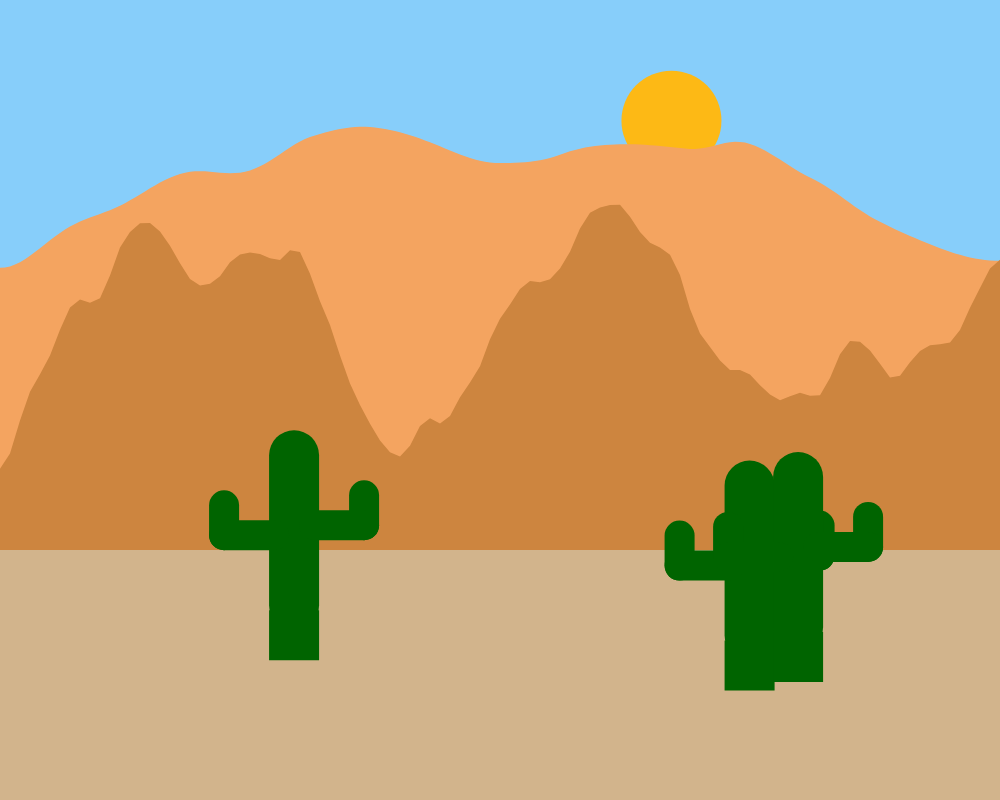
Frame 1 (no input)
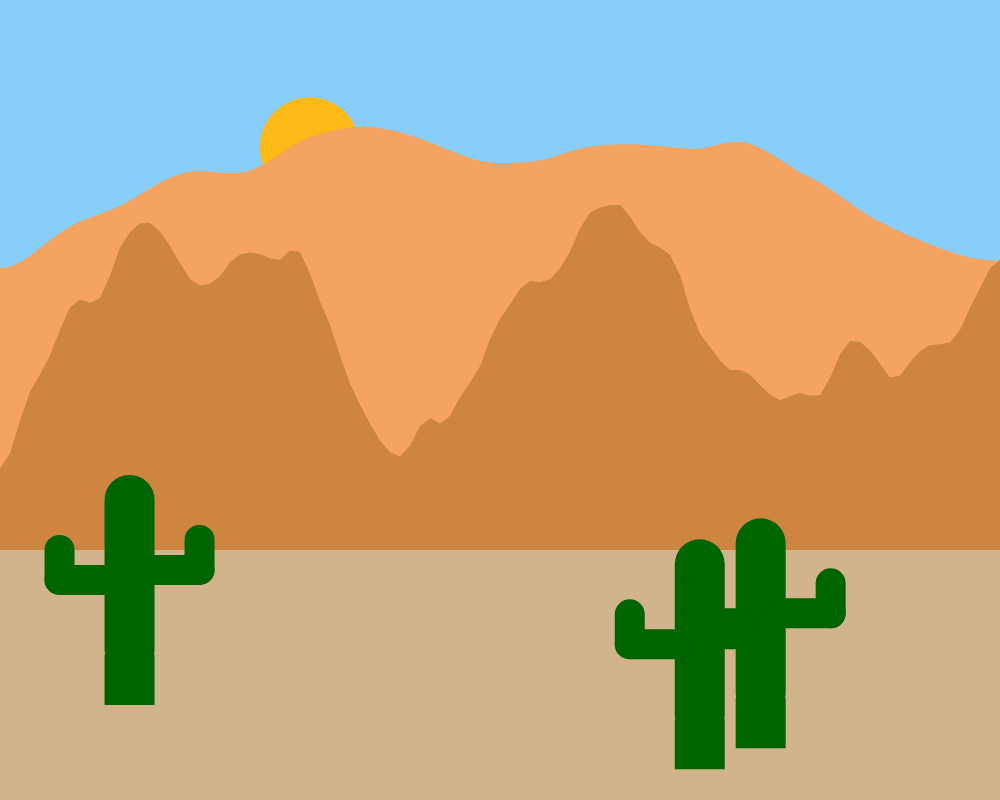
Frame 2 (the mouse pressed at the canvas centre, redrawn once)

The p5.js sketch that drew these frames (run headless with seeded random() and noise() and a simulated clock; the mouse was pressed at the canvas centre and the sketch redrawn once):

// p5.js sketch
// ── sketch.js
/*I actually had a lot of ideas about what kind of landscape I wanted to do, but I ended up deciding
  to make a desert landscape! I really wanted some mountains and struggled to get the kind of sharp look
  I wanted, but I like the way they look. I also wanted it to bright and have those orange tone brown
  colors throughout to really represent the desert. I knew we needed to add a vertical element, and I 
  decided to attempt a cactus! I really really like the way the cacti turned out even if it was hard
  to get them to look right. I think I was inspired by the beauty of deserts. I especially like the
  sharp mountains and the colors that feel so natural. I also really wanted to have a bright daytime
  scene and preferred the bright aesthetic of the desert over another landscape.
*/

function setup() {

  // create the canvas
  createCanvas(1000, 800);
  noLoop();  
}

function draw() {
  //Make the background a light blue to represent the sky.
  background("LightSkyBlue");

  //Set to no stroke
  noStroke();

  //Set the fill to an orange yellow color for the sun.
  fill("#FDB915");
  //Randomize the suns position in the sky. I really liked this idea because sometimes you can't even
  //see the sun which adds more randomness.
  let x = random(100, 900);
  let y = random(100, 200);
  //Create a circle at the randomized coordinates to represent the sun.
  circle(x, y, 100);

  //Set the fill to a light orange brown color.
  fill("SandyBrown");
  beginShape();
  //Make a fairly smooth mountain
  for(let x = 0; x < 201; x++){
    let y = noise(x * 0.01) * 400;
    vertex(x*5, y);
  }
  //Add vertices to the very bottom to fill in the mountain shape.
  vertex(1000, 800);
  vertex(0, 800);  
  endShape();

  //Set the fill to a darker orange brown color.
  fill("Peru");

  //Make the sharper mountain in the front.
  beginShape();
  //Use increments of ten to increase sharpness
  for(let x = 0; x < 1001; x+=10){
    let y = noise(x * 0.005) * 700;
    vertex(x, y);
  }
  //Add vertices to the very bottom to fill in the mountain shape.
  vertex(1000, 800);
  vertex(0, 800);
  endShape();

  //Set the fill to tan.
  fill("Tan");
  //Create a rectangle to represent the sand.
  rect(0, 550, 1000, 250);

  //Make 3 cacti!
  for(let i = 0; i < 3; i++){
    makeCactus();
  }

}


function makeCactus(){
    //Randomize the coordinates of the cactus.
    let x = random(50, 950);
    let y = random(400, 575);

    //Set the fill to dark green
    fill("DarkGreen");
 
    //Make a rounded rectangle for the tall central part of the cactus and a square to give it a sharp bottom
    rect(x, y, 50, 200, 30);
    square(x, y+180, 50);

    //Make two rounded rectangles for the arm on the right. The first rectangle is the vertical part.
    rect(x + 80, y+50, 30, 60, 30);
    //Make the horizontal part of the arm.
    rect(x + 30, y+80, 80, 30, 30);

    //Make two rounded rectangles for the arm on the left. The first rectangle is the vertical part.
    //Make the horizontal part of the arm. This arm is a little lower than the one on the right.
    rect(x - 60, y + 60, 30, 60, 30);
    rect(x - 60, y + 90, 80, 30, 30);

}


// ── ogsketch.js
function setup() {

  // create the canvas
  createCanvas(1000, 800);
  noLoop();  
}

function draw() {
  background("MidnightBlue");

  noStroke();
  
  for(let i = 0; i < 80; i++){
    fill("Gold");
    let x = random(10, 1000);
    let y = random(10, 400);
    circle(x, y, 5);
    fill(color(255, 250, 205, 128));
    circle(x, y, 10);
  }


  fill("Silver");
  circle(500, 150, 200);
  fill(128, 128, 128, 128);
  circle(550, 145, 50);
  circle(450, 130, 60); 
  circle(500, 190, 30);
  circle(525, 100, 20);
  circle(460, 200, 25);
  circle(540, 215, 30);
 

  fill("DarkSlateGray");
  beginShape();
  for(let x = 0; x < 201; x++){
    let y = noise(x * 0.01) * 600;
    vertex(x * 5, y);
  }
  vertex(1000, 800);
  vertex(0, 800);
  endShape();

  fill("SeaGreen");
  rect(0, 500, 1000, 300);


  noFill();
  stroke("PowderBlue");
  beginShape();
  let end = 0;
  for(let y = 500; y < 801; y++){
    let x = noise(y * 0.003) * 700;
    vertex(x, y);
    vertex(x+300, y);
    end = x;
  }
  vertex(end, 800);
  vertex(end + 300, 800);
  endShape();

  for(let r = 0; r < random(15); r++){
    makeTree();
  }

  for(let r = 0; r < random(5); r++){
    makeHouse();
  }

}

function makeHouse(){
    let x = 0;
    if(random() < 0.5){
      x = random(10, 250);
    }else{
      x = random(700, 950);
    }
    let y = random(550, 740);

    let colors = ["SteelBlue", "Tan", "Sienna", "SaddleBrown", "Maroon", "White", "Peru", "Gray"];
    noStroke();
    fill(random(colors));
    square(x, y, 50);
    fill(random(colors));
    triangle(x + 25, y - 20, x, y, x + 50, y);

}


function makeTree(){
    let x = 0;
    if(random() < 0.5){
        x = random(10, 250);
    }else{
        x = random(700, 950);
    }

    noStroke();
    let y = random(550, 740);
    fill("SaddleBrown");
    rect(x, y, 20, 30);
    fill("DarkGreen");
    triangle(x + 10, y - 70, x - 10, y - 20, x + 30, y - 20);
    triangle(x + 10, y - 50, x - 10, y, x + 30, y);

}
